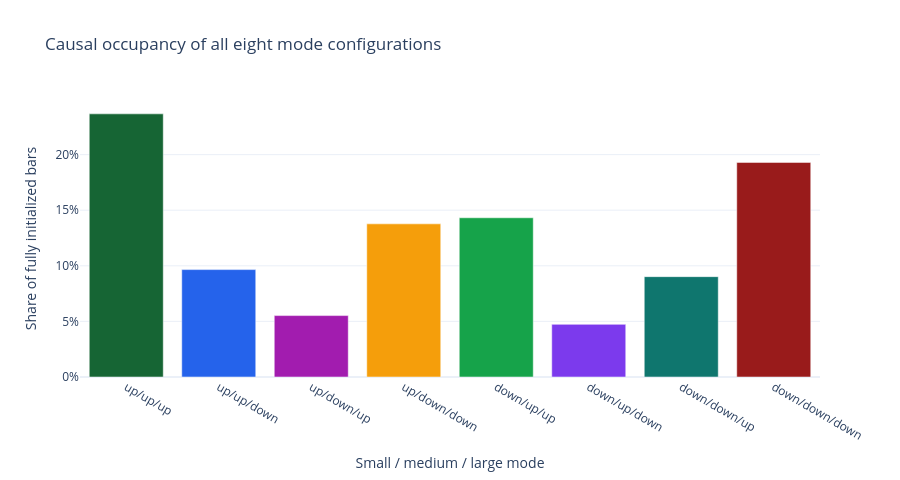

The notebook cell this image was saved under:
### Code cell
shape_summary = state_runs.groupby("hierarchy_shape", sort=False).agg(
    runs=("hierarchy_shape", "size"),
    median_run_bars=("bars", "median"),
    p90_run_bars=("bars", lambda values: values.quantile(0.90)),
)
shape_summary["bars"] = state_path["hierarchy_shape"].value_counts()
shape_summary["bar_share"] = shape_summary["bars"] / len(state_path)
display(shape_summary.style.format({
    "runs": "{:,}",
    "median_run_bars": "{:.1f}",
    "p90_run_bars": "{:.1f}",
    "bars": "{:,}",
    "bar_share": "{:.2%}",
}))

configuration_colors = [
    "#166534", "#2563eb", "#a21caf", "#f59e0b",
    "#16a34a", "#7c3aed", "#0f766e", "#991b1b",
]
configuration_occupancy_fig = go.Figure(go.Bar(
    x=configuration_summary.index,
    y=configuration_summary["bar_share"],
    marker={"color": configuration_colors},
    customdata=configuration_summary[["runs", "median_run_bars"]].to_numpy(),
    hovertemplate=(
        "configuration=%{x}<br>bar share=%{y:.2%}<br>runs=%{customdata[0]:,.0f}"
        "<br>median run=%{customdata[1]:.1f} bars<extra></extra>"
    ),
))
configuration_occupancy_fig.update_layout(
    title="Causal occupancy of all eight mode configurations",
    template="plotly_white",
    height=480,
    xaxis_title="Small / medium / large mode",
    yaxis_title="Share of fully initialized bars",
    yaxis_tickformat=".0%",
)
configuration_occupancy_fig.show()

### Figure 1 — Plotly figure (JSON) as saved in the notebook; plotly's stock layout.template omitted (floating-point values rounded to 4 significant figures)
{"data": [{"customdata": [[645.0, 59.0], [417.0, 34.0], [251.0, 34.0], [616.0, 36.0], [621.0, 36.0], [229.0, 30.0], [440.0, 30.0], [629.0, 48.0]], "hovertemplate": "configuration=%{x}<br>bar share=%{y:.2%}<br>runs=%{customdata[0]:,.0f}<br>median run=%{customdata[1]:.1f} bars<extra></extra>", "marker": {"color": ["#166534", "#2563eb", "#a21caf", "#f59e0b", "#16a34a", "#7c3aed", "#0f766e", "#991b1b"]}, "x": ["up/up/up", "up/up/down", "up/down/up", "up/down/down", "down/up/up", "down/up/down", "down/down/up", "down/down/down"], "y": [0.2367, 0.09659, 0.05523, 0.1377, 0.1432, 0.04735, 0.09025, 0.193], "type": "bar"}], "layout": {"yaxis": {"title": {"text": "Share of fully initialized bars"}, "tickformat": ".0%"}, "title": {"text": "Causal occupancy of all eight mode configurations"}, "height": 480, "xaxis": {"title": {"text": "Small / medium / large mode"}}}}
